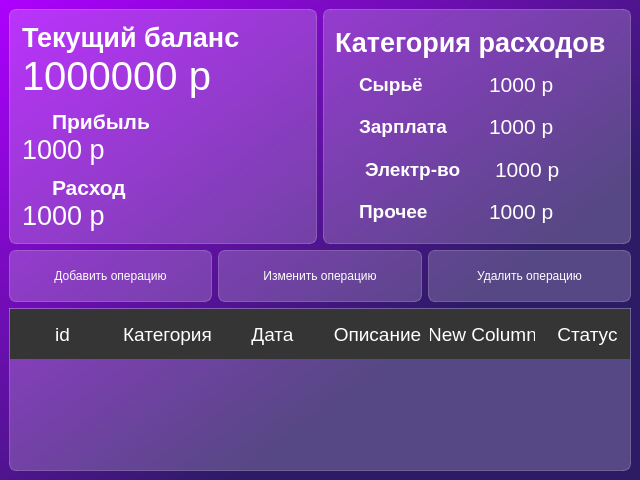
<?xml version="1.0" encoding="UTF-8"?>
<ui version="4.0">
 <class>MainWindow</class>
 <widget class="QMainWindow" name="MainWindow">
  <property name="geometry">
   <rect>
    <x>0</x>
    <y>0</y>
    <width>640</width>
    <height>480</height>
   </rect>
  </property>
  <property name="windowTitle">
   <string>Expense tracker</string>
  </property>
  <property name="styleSheet">
   <string notr="true">background-color: qlineargradient(spread:repeat, x1:0, y1:0, x2:1, y2:1, stop:0 rgba(174, 0, 255, 255), stop:0.681818 rgba(45, 27, 102, 255));
font: 12pt &quot;Calibri&quot;;</string>
  </property>
  <widget class="QWidget" name="centralwidget">
   <layout class="QVBoxLayout" name="verticalLayout_3">
    <item>
     <layout class="QHBoxLayout" name="horizontalLayout_7">
      <item>
       <widget class="QFrame" name="balance_name">
        <property name="styleSheet">
         <string notr="true">background-color: rgba(255, 255, 255, 50);
border: 1px solid rgba(255, 255, 255, 60);
border-radius: 7px;</string>
        </property>
        <layout class="QVBoxLayout" name="verticalLayout">
         <property name="spacing">
          <number>0</number>
         </property>
         <property name="leftMargin">
          <number>12</number>
         </property>
         <property name="topMargin">
          <number>12</number>
         </property>
         <property name="rightMargin">
          <number>12</number>
         </property>
         <property name="bottomMargin">
          <number>12</number>
         </property>
         <item>
          <widget class="QLabel" name="lbl_current_balance">
           <property name="styleSheet">
            <string notr="true">color: white;
font-weight: bold;
font-size: 20pt;
background-color: none;
border: none;</string>
           </property>
           <property name="text">
            <string>Текущий баланс</string>
           </property>
          </widget>
         </item>
         <item>
          <widget class="QLabel" name="lbl_balance">
           <property name="styleSheet">
            <string notr="true">color: white;
font-size: 30pt;
background-color: none;
border: none;</string>
           </property>
           <property name="text">
            <string>1000000 р</string>
           </property>
          </widget>
         </item>
         <item>
          <layout class="QHBoxLayout" name="horizontalLayout">
           <property name="spacing">
            <number>0</number>
           </property>
           <item>
            <widget class="QLabel" name="icon_up_arrow">
             <property name="maximumSize">
              <size>
               <width>24</width>
               <height>24</height>
              </size>
             </property>
             <property name="styleSheet">
              <string notr="true">background-color: none;
border: none;
padding-top: 10px;
</string>
             </property>
             <property name="text">
              <string/>
             </property>
             <property name="pixmap">
              <pixmap resource="res-rc.qrc">:/icons/icons/north_east_FILL0_wght400_GRAD0_opsz48.svg</pixmap>
             </property>
             <property name="scaledContents">
              <bool>false</bool>
             </property>
            </widget>
           </item>
           <item>
            <widget class="QLabel" name="lbl_income">
             <property name="styleSheet">
              <string notr="true">color: white;
font-size: 16pt;
background-color: none;
border: none;
font-weight: bold;
padding-top: 10px;</string>
             </property>
             <property name="text">
              <string>Прибыль</string>
             </property>
            </widget>
           </item>
          </layout>
         </item>
         <item>
          <widget class="QLabel" name="lbl_income_balance">
           <property name="styleSheet">
            <string notr="true">color: white;
font-size: 20pt;
background-color: none;
border: none;</string>
           </property>
           <property name="text">
            <string>1000 р</string>
           </property>
          </widget>
         </item>
         <item>
          <layout class="QHBoxLayout" name="horizontalLayout_2">
           <property name="spacing">
            <number>0</number>
           </property>
           <item>
            <widget class="QLabel" name="icon_down_arrow">
             <property name="maximumSize">
              <size>
               <width>24</width>
               <height>24</height>
              </size>
             </property>
             <property name="styleSheet">
              <string notr="true">background-color: none;
border: none;
padding-top: 10px;</string>
             </property>
             <property name="text">
              <string/>
             </property>
             <property name="pixmap">
              <pixmap resource="res-rc.qrc">:/icons/icons/south_east_FILL0_wght400_GRAD0_opsz48.svg</pixmap>
             </property>
            </widget>
           </item>
           <item>
            <widget class="QLabel" name="lbl_outcome">
             <property name="styleSheet">
              <string notr="true">color: white;
font-size: 16pt;
background-color: none;
border: none;
font-weight: bold;
padding-top: 10px;</string>
             </property>
             <property name="text">
              <string>Расход</string>
             </property>
            </widget>
           </item>
          </layout>
         </item>
         <item>
          <widget class="QLabel" name="lbl_outcome_balance">
           <property name="styleSheet">
            <string notr="true">color: white;
font-size: 20pt;
background-color: none;
border: none;</string>
           </property>
           <property name="text">
            <string>1000 р</string>
           </property>
          </widget>
         </item>
        </layout>
       </widget>
      </item>
      <item>
       <widget class="QWidget" name="category_frame" native="true">
        <property name="styleSheet">
         <string notr="true">background-color: rgba(255, 255, 255, 50);
border: 1px solid rgba(255, 255, 255, 60);
border-radius: 7px;</string>
        </property>
        <layout class="QVBoxLayout" name="verticalLayout_2">
         <property name="spacing">
          <number>0</number>
         </property>
         <property name="leftMargin">
          <number>12</number>
         </property>
         <property name="topMargin">
          <number>12</number>
         </property>
         <property name="rightMargin">
          <number>12</number>
         </property>
         <property name="bottomMargin">
          <number>12</number>
         </property>
         <item>
          <widget class="QLabel" name="lbl_expenses_category">
           <property name="styleSheet">
            <string notr="true">color: white;
font-weight: bold;
font-size: 20pt;
background-color: none;
border: none;</string>
           </property>
           <property name="text">
            <string>Категория расходов</string>
           </property>
          </widget>
         </item>
         <item>
          <layout class="QHBoxLayout" name="horizontalLayout_3">
           <item>
            <widget class="QLabel" name="icon_groceries">
             <property name="maximumSize">
              <size>
               <width>24</width>
               <height>24</height>
              </size>
             </property>
             <property name="styleSheet">
              <string notr="true">background-color: none;
border: none;
</string>
             </property>
             <property name="text">
              <string/>
             </property>
             <property name="pixmap">
              <pixmap resource="res-rc.qrc">:/icons/icons/shopping_cart_FILL0_wght400_GRAD0_opsz48.svg</pixmap>
             </property>
            </widget>
           </item>
           <item>
            <widget class="QLabel" name="lbl_groceries">
             <property name="styleSheet">
              <string notr="true">color: white;
font-size: 14pt;
background-color: none;
border: none;
font-weight: bold;</string>
             </property>
             <property name="text">
              <string>Сырьё</string>
             </property>
            </widget>
           </item>
           <item>
            <widget class="QLabel" name="lbl_groceries_balance">
             <property name="styleSheet">
              <string notr="true">color: white;
font-size: 16pt;
background-color: none;
border: none;
</string>
             </property>
             <property name="text">
              <string>1000 р</string>
             </property>
            </widget>
           </item>
          </layout>
         </item>
         <item>
          <layout class="QHBoxLayout" name="horizontalLayout_4">
           <item>
            <widget class="QLabel" name="icon_salary">
             <property name="maximumSize">
              <size>
               <width>24</width>
               <height>24</height>
              </size>
             </property>
             <property name="styleSheet">
              <string notr="true">background-color: none;
border: none;</string>
             </property>
             <property name="text">
              <string/>
             </property>
             <property name="pixmap">
              <pixmap resource="res-rc.qrc">:/icons/icons/currency_ruble_FILL0_wght400_GRAD0_opsz48.svg</pixmap>
             </property>
            </widget>
           </item>
           <item>
            <widget class="QLabel" name="lbl_salary">
             <property name="styleSheet">
              <string notr="true">color: white;
font-size: 14pt;
background-color: none;
border: none;
font-weight: bold;</string>
             </property>
             <property name="text">
              <string>Зарплата</string>
             </property>
            </widget>
           </item>
           <item>
            <widget class="QLabel" name="lbl_salary_balance">
             <property name="styleSheet">
              <string notr="true">color: white;
font-size: 16pt;
background-color: none;
border: none;
</string>
             </property>
             <property name="text">
              <string>1000 р</string>
             </property>
            </widget>
           </item>
          </layout>
         </item>
         <item>
          <layout class="QHBoxLayout" name="horizontalLayout_5">
           <property name="spacing">
            <number>6</number>
           </property>
           <item>
            <widget class="QLabel" name="icon_electro">
             <property name="maximumSize">
              <size>
               <width>24</width>
               <height>24</height>
              </size>
             </property>
             <property name="styleSheet">
              <string notr="true">background-color: none;
border: none;</string>
             </property>
             <property name="text">
              <string/>
             </property>
             <property name="pixmap">
              <pixmap resource="res-rc.qrc">:/icons/icons/flash_on_FILL0_wght400_GRAD0_opsz48.svg</pixmap>
             </property>
            </widget>
           </item>
           <item>
            <widget class="QLabel" name="lbl_electro">
             <property name="styleSheet">
              <string notr="true">color: white;
font-size: 14pt;
background-color: none;
border: none;
font-weight: bold;</string>
             </property>
             <property name="text">
              <string>Электр-во</string>
             </property>
            </widget>
           </item>
           <item>
            <widget class="QLabel" name="lbl_electro_balance">
             <property name="styleSheet">
              <string notr="true">color: white;
font-size: 16pt;
background-color: none;
border: none;
</string>
             </property>
             <property name="text">
              <string>1000 р</string>
             </property>
            </widget>
           </item>
          </layout>
         </item>
         <item>
          <layout class="QHBoxLayout" name="horizontalLayout_6">
           <item>
            <widget class="QLabel" name="icon_other">
             <property name="maximumSize">
              <size>
               <width>24</width>
               <height>24</height>
              </size>
             </property>
             <property name="styleSheet">
              <string notr="true">background-color: none;
border: none;</string>
             </property>
             <property name="text">
              <string/>
             </property>
             <property name="pixmap">
              <pixmap resource="res-rc.qrc">:/icons/icons/other_admission_FILL0_wght400_GRAD0_opsz48.svg</pixmap>
             </property>
            </widget>
           </item>
           <item>
            <widget class="QLabel" name="lbl_other">
             <property name="styleSheet">
              <string notr="true">color: white;
font-size: 14pt;
background-color: none;
border: none;
font-weight: bold;</string>
             </property>
             <property name="text">
              <string>Прочее</string>
             </property>
            </widget>
           </item>
           <item>
            <widget class="QLabel" name="lbl_other_balance">
             <property name="styleSheet">
              <string notr="true">color: white;
font-size: 16pt;
background-color: none;
border: none;
</string>
             </property>
             <property name="text">
              <string>1000 р</string>
             </property>
            </widget>
           </item>
          </layout>
         </item>
        </layout>
       </widget>
      </item>
     </layout>
    </item>
    <item>
     <layout class="QHBoxLayout" name="horizontalLayout_8">
      <item>
       <widget class="QPushButton" name="btn_add">
        <property name="styleSheet">
         <string notr="true">QPushButton{
color: white;
background-color: rgba(255, 255, 255, 50);
border: 1px solid rgba(255, 255, 255, 60);
border-radius: 7px;
widht: 230px;
height: 50px;
}
QPushButton:hover{
background-color: rgba(255, 255, 255, 60);
}
QPushButton:pressed{
background-color: rgba(255, 255, 255, 90);
}</string>
        </property>
        <property name="text">
         <string>Добавить операцию</string>
        </property>
        <property name="icon">
         <iconset resource="res-rc.qrc">
          <normaloff>:/icons/icons/add_FILL0_wght400_GRAD0_opsz48.svg</normaloff>:/icons/icons/add_FILL0_wght400_GRAD0_opsz48.svg</iconset>
        </property>
        <property name="iconSize">
         <size>
          <width>24</width>
          <height>24</height>
         </size>
        </property>
       </widget>
      </item>
      <item>
       <widget class="QPushButton" name="btn_edit">
        <property name="styleSheet">
         <string notr="true">QPushButton{
color: white;
background-color: rgba(255, 255, 255, 50);
border: 1px solid rgba(255, 255, 255, 60);
border-radius: 7px;
widht: 230px;
height: 50px;
}
QPushButton:hover{
background-color: rgba(255, 255, 255, 60);
}
QPushButton:pressed{
background-color: rgba(255, 255, 255, 90);
}</string>
        </property>
        <property name="text">
         <string>Изменить операцию</string>
        </property>
        <property name="icon">
         <iconset resource="res-rc.qrc">
          <normaloff>:/icons/icons/edit_square_FILL0_wght400_GRAD0_opsz48.svg</normaloff>:/icons/icons/edit_square_FILL0_wght400_GRAD0_opsz48.svg</iconset>
        </property>
        <property name="iconSize">
         <size>
          <width>24</width>
          <height>24</height>
         </size>
        </property>
       </widget>
      </item>
      <item>
       <widget class="QPushButton" name="btn_delete">
        <property name="styleSheet">
         <string notr="true">QPushButton{
color: white;
background-color: rgba(255, 255, 255, 50);
border: 1px solid rgba(255, 255, 255, 60);
border-radius: 7px;
widht: 230px;
height: 50px;
}
QPushButton:hover{
background-color: rgba(255, 255, 255, 60);
}
QPushButton:pressed{
background-color: rgba(255, 255, 255, 90);
}</string>
        </property>
        <property name="text">
         <string>Удалить операцию</string>
        </property>
        <property name="icon">
         <iconset resource="res-rc.qrc">
          <normaloff>:/icons/icons/delete_FILL0_wght400_GRAD0_opsz48.svg</normaloff>:/icons/icons/delete_FILL0_wght400_GRAD0_opsz48.svg</iconset>
        </property>
        <property name="iconSize">
         <size>
          <width>24</width>
          <height>24</height>
         </size>
        </property>
       </widget>
      </item>
     </layout>
    </item>
    <item>
     <widget class="QTableWidget" name="tableWidget">
      <property name="styleSheet">
       <string notr="true">QTableWidget{
background-color: rgba(255, 255, 255, 50);
border: 1px solid rgba(255, 255, 255, 60);
border-bottom-right-radius: 7px;
border-bottom-left-radius: 7px;
}
QHeaderView::section{
background-color: rgba(53, 53, 53);
color: white;
border: none;
height: 50px;
font-size: 14pt;
}
QTableWidget::item{
color: white;
border-style: none;
border-bottom: 1px solid rgba(255, 255, 255, 70);
}
QTableWidget::item:selected{
border: none;
color: rgba(255, 255, 255);
background-color: rgba(255, 255, 255, 70);
}</string>
      </property>
      <property name="verticalScrollBarPolicy">
       <enum>Qt::ScrollBarAlwaysOff</enum>
      </property>
      <property name="horizontalScrollBarPolicy">
       <enum>Qt::ScrollBarAlwaysOff</enum>
      </property>
      <property name="showGrid">
       <bool>false</bool>
      </property>
      <attribute name="horizontalHeaderVisible">
       <bool>true</bool>
      </attribute>
      <attribute name="horizontalHeaderDefaultSectionSize">
       <number>105</number>
      </attribute>
      <column>
       <property name="text">
        <string>id</string>
       </property>
      </column>
      <column>
       <property name="text">
        <string>Категория</string>
       </property>
      </column>
      <column>
       <property name="text">
        <string>Дата</string>
       </property>
      </column>
      <column>
       <property name="text">
        <string>Описание</string>
       </property>
      </column>
      <column>
       <property name="text">
        <string>New Column</string>
       </property>
      </column>
      <column>
       <property name="text">
        <string>Статус</string>
       </property>
      </column>
     </widget>
    </item>
   </layout>
  </widget>
 </widget>
 <resources>
  <include location="res-rc.qrc"/>
 </resources>
 <connections/>
</ui>
